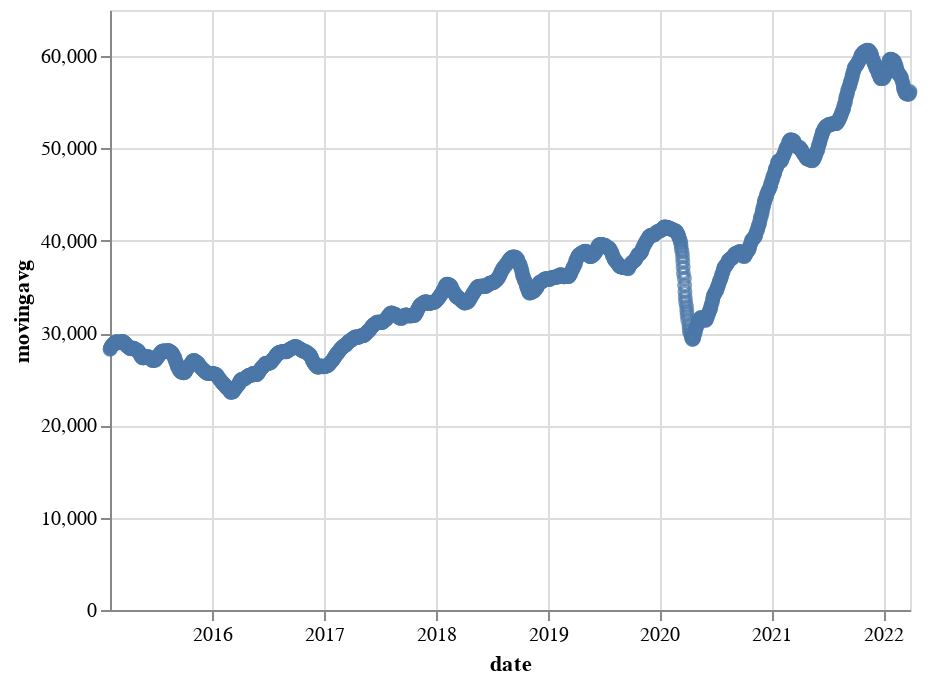

This figure's notebook cell:
### Code cell
alt.Chart(altdata_fourweek).mark_point().encode(
    x='date',
    y='movingavg'
)

### Figure 1 — Vega-Lite specification as saved in the notebook (floating-point values rounded to 4 significant figures; data arrays with more than 128 entries replaced by an {"elided": "..."} marker saying what was removed)
{"config": {"view": {"continuousWidth": 400, "continuousHeight": 300}}, "data": {"name": "data-0c01955e3e33fa07bd7d951e63c52e00"}, "mark": "point", "encoding": {"x": {"type": "temporal", "field": "date"}, "y": {"type": "quantitative", "field": "movingavg"}}, "$schema": "https://vega.github.io/schema/vega-lite/v4.8.1.json", "datasets": {"data-0c01955e3e33fa07bd7d951e63c52e00": {"elided": "1761 records"}}}
